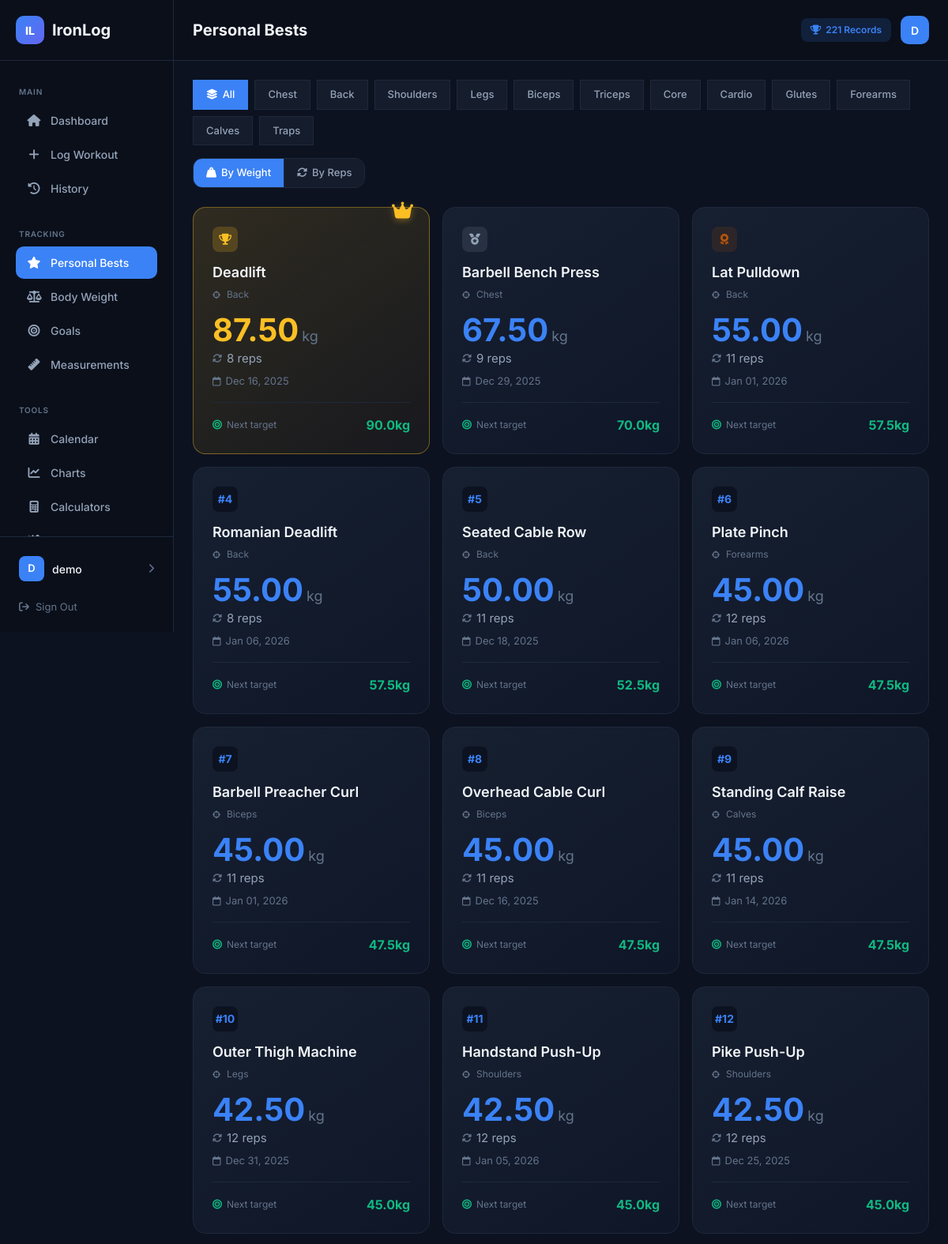
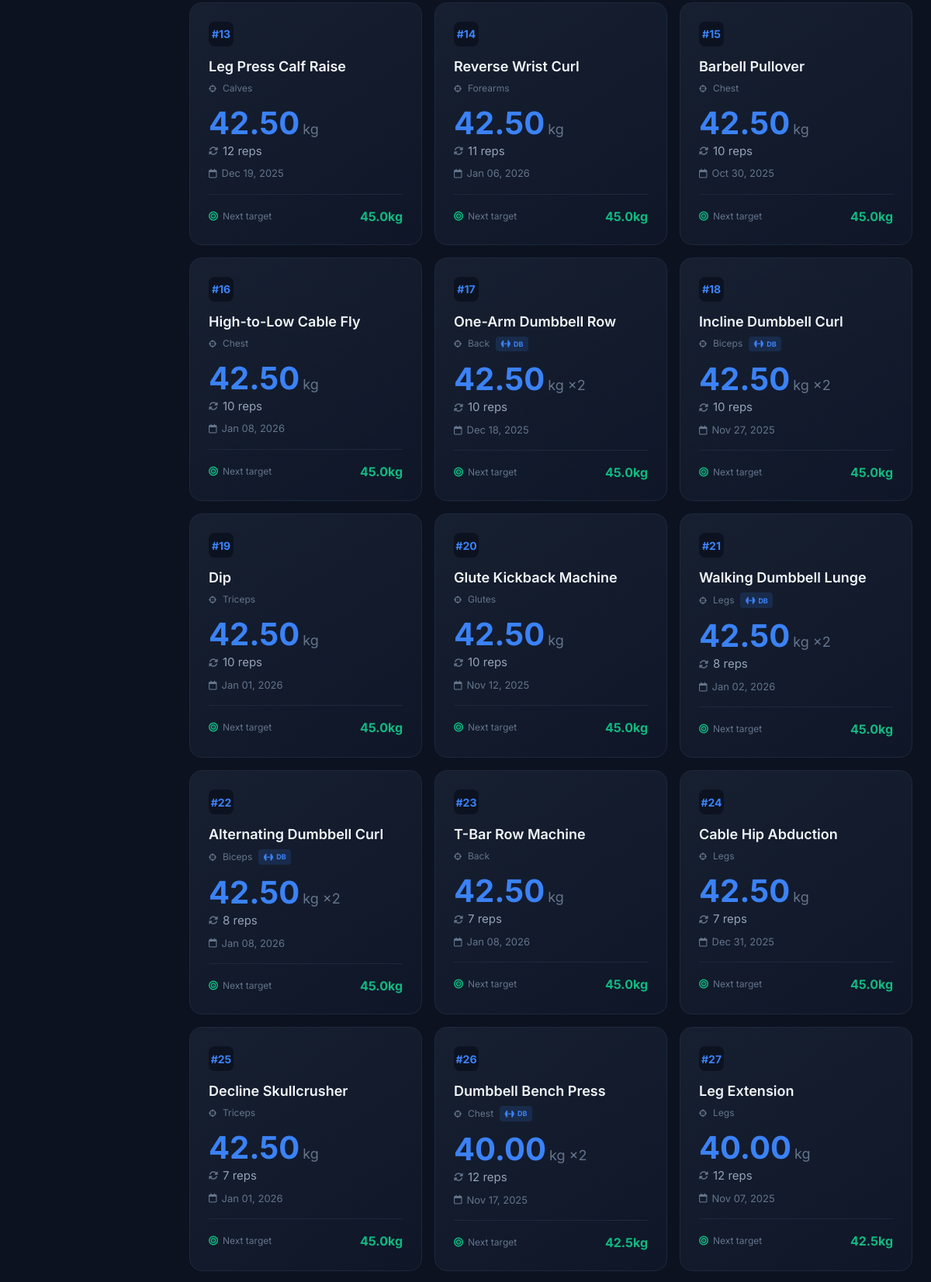
Page /personal-bests/ (signed in, upper part) on the committed database (2 pictures, top to bottom).
### workouts/models.py (models this page shows, shortened)
class Exercise(models.Model):
    MUSCLE_GROUPS = [
        ('chest', 'Chest'),
        ('back', 'Back'),
        ('shoulders', 'Shoulders'),
        ('legs', 'Legs'),
        ('biceps', 'Biceps'),
        ('triceps', 'Triceps'),
        ('core', 'Core'),
        ('cardio', 'Cardio'),
        ('glutes', 'Glutes'),
        ('forearms', 'Forearms'),
        ('calves', 'Calves'),
        ('traps', 'Traps'),
    ]
    name = models.CharField(max_length=100)
    muscle_group = models.CharField(max_length=20, choices=MUSCLE_GROUPS)
    equipment = models.CharField(max_length=50, blank=True, default='')
    description = models.TextField(blank=True, default='')
    instructions = models.TextField(blank=True, default='')  # Store as JSON list
    user = models.ForeignKey(User, on_delete=models.CASCADE, null=True, blank=True)  # null = shared exercise
    class Meta:
        ordering = ['muscle_group', 'name']
    def is_dumbbell(self):
        return self.equipment.lower() == 'dumbbell' if self.equipment else False

class Set(models.Model):
    workout = models.ForeignKey(Workout, on_delete=models.CASCADE, related_name='sets')
    exercise = models.ForeignKey(Exercise, on_delete=models.CASCADE, related_name='sets')
    set_number = models.PositiveIntegerField(default=1)
    weight = models.DecimalField(max_digits=6, decimal_places=2)  # Weight per hand for dumbbells
    reps = models.PositiveIntegerField()
    notes = models.CharField(max_length=200, blank=True, default='')
    created_at = models.DateTimeField(auto_now_add=True)
    class Meta:
        ordering = ['created_at']

class Workout(models.Model):
    user = models.ForeignKey(User, on_delete=models.CASCADE, null=True, blank=True)
    date = models.DateField(default=timezone.now)
    muscle_groups = models.CharField(max_length=100, default='')
    notes = models.TextField(blank=True, default='')
    duration_minutes = models.PositiveIntegerField(null=True, blank=True)
    created_at = models.DateTimeField(auto_now_add=True)
    class Meta:
        ordering = ['-date', '-created_at']

### workouts/views.py (the view)
# urls.py: path('personal-bests/', views.PersonalBestsView.as_view(), name='personal_bests'),
class PersonalBestsView(LoginRequiredMixin, View):
    def get(self, request):
        user = request.user
        sort_by = request.GET.get('sort', 'weight')
        filter_group = request.GET.get('group', '')
        exercises_qs = Exercise.objects.filter(
            Q(user=user) | Q(user__isnull=True)
        ).annotate(
            set_count=Count('sets', filter=Q(sets__workout__user=user)),
            max_weight=Max('sets__weight', filter=Q(sets__workout__user=user)),
            max_reps=Max('sets__reps', filter=Q(sets__workout__user=user))
        ).filter(set_count__gt=0)
        if filter_group:
            exercises_qs = exercises_qs.filter(muscle_group=filter_group)
        exercise_ids = list(exercises_qs.values_list('id', flat=True))
        if sort_by == 'reps':
            from django.db.models import Window, F
            from django.db.models.functions import RowNumber
            best_sets = Set.objects.filter(
                workout__user=user,
                exercise_id__in=exercise_ids
            ).select_related('workout', 'exercise').order_by('exercise_id', '-reps', '-weight')
        else:
            best_sets = Set.objects.filter(
                workout__user=user,
                exercise_id__in=exercise_ids
            ).select_related('workout', 'exercise').order_by('exercise_id', '-weight', '-reps')
        seen_exercises = set()
        pb_by_exercise = {}
        for s in best_sets:
            if s.exercise_id not in seen_exercises:
                seen_exercises.add(s.exercise_id)
                pb_by_exercise[s.exercise_id] = s
        personal_bests = []
        for exercise in exercises_qs:
            pb = pb_by_exercise.get(exercise.id)
            if pb:
                suggestion = float(pb.weight) + 2.5 if pb.weight else None
                personal_bests.append({
                    'exercise': exercise,
                    'weight': pb.weight,
                    'reps': pb.reps,
                    'date': pb.workout.date,
                    'suggestion': suggestion
                })
        if sort_by == 'reps':
            personal_bests.sort(key=lambda x: (x['reps'] or 0, x['weight'] or 0), reverse=True)
        else:
            personal_bests.sort(key=lambda x: (x['weight'] or 0, x['reps'] or 0), reverse=True)
        context = {
            'personal_bests': personal_bests,
            'sort_by': sort_by,
            'filter_group': filter_group,
            'muscle_groups': Exercise.MUSCLE_GROUPS,
        }
        return render(request, 'workouts/personal_bests.html', context)

### templates/workouts/personal_bests.html (shortened to what this page needs)
{% extends 'base.html' %}
{% block page_title %}Personal Bests{% endblock %}
{% block header_actions %}
<span class="badge badge-primary"><i class="fa-solid fa-trophy"></i> {{ personal_bests|length }} Records</span>
{% endblock %}
{% block content %}
<div class="filters-bar">
    <div class="filter-chips">
        <a href="{% url 'personal_bests' %}?sort={{ sort_by }}" class="chip {% if not filter_group %}active{% endif %}">
            <i class="fa-solid fa-layer-group"></i> All
        </a>
        {% for value, label in muscle_groups %}
        <a href="{% url 'personal_bests' %}?group={{ value }}&sort={{ sort_by }}" class="chip {% if filter_group == value %}active{% endif %}">{{ label }}</a>
        {% endfor %}
    </div>
    <div class="sort-toggle">
        <a href="{% url 'personal_bests' %}?sort=weight{% if filter_group %}&group={{ filter_group }}{% endif %}" class="toggle-btn {% if sort_by == 'weight' %}active{% endif %}">
            <i class="fa-solid fa-weight-hanging"></i> By Weight
        </a>
        <a href="{% url 'personal_bests' %}?sort=reps{% if filter_group %}&group={{ filter_group }}{% endif %}" class="toggle-btn {% if sort_by == 'reps' %}active{% endif %}">
            <i class="fa-solid fa-rotate"></i> By Reps
        </a>
    </div>
</div>
{% if personal_bests %}
<div class="pr-grid">
    {% for pb in personal_bests %}
    <a href="{% url 'exercise_progress' pb.exercise.id %}" class="pr-card {% if forloop.first %}featured{% endif %}">
        {% if forloop.first %}
        <div class="pr-crown"><i class="fa-solid fa-crown"></i></div>
        {% endif %}
        <div class="pr-rank-badge">
            {% if forloop.first %}<i class="fa-solid fa-trophy"></i>
            {% elif forloop.counter == 2 %}<i class="fa-solid fa-medal"></i>
            {% elif forloop.counter == 3 %}<i class="fa-solid fa-award"></i>
            {% else %}#{{ forloop.counter }}{% endif %}
        </div>
        <div class="pr-exercise">{{ pb.exercise.name }}</div>
        <div class="pr-muscle">
            <i class="fa-solid fa-crosshairs"></i>
            {{ pb.exercise.get_muscle_group_display }}
            {% if pb.exercise.is_dumbbell %}<span class="pr-dumbbell-tag"><i class="fa-solid fa-dumbbell"></i> DB</span>{% endif %}
        </div>
        <div class="pr-main">
            <span class="pr-weight">{{ pb.weight }}</span>
            <span class="pr-unit">kg{% if pb.exercise.is_dumbbell %} ×2{% endif %}</span>
        </div>
        <div class="pr-reps"><i class="fa-solid fa-rotate"></i> {{ pb.reps }} reps</div>
        <div class="pr-date"><i class="fa-regular fa-calendar"></i> {{ pb.date|date:"M d, Y" }}</div>
        {% if pb.suggestion %}
        <div class="pr-next">
            <span class="pr-next-label"><i class="fa-solid fa-bullseye"></i> Next target</span>
            <span class="pr-next-value">{{ pb.suggestion }}kg</span>
        </div>
        {% endif %}
    </a>
    {% endfor %}
</div>
{% endif %}
{% endblock %}

### templates/base.html (shortened to what this page needs)
<!DOCTYPE html>
<html lang="en">
<head>
    <link rel="stylesheet" href="https://cdnjs.cloudflare.com/ajax/libs/font-awesome/6.5.1/css/all.min.css">
</head>
<body>
    <div class="app">
        <aside class="sidebar" id="sidebar">
            <div class="sidebar-header">
                <a href="{% url 'dashboard' %}" class="logo">
                    <span class="logo-icon">IL</span>
                    <span class="logo-text">IronLog</span>
                </a>
            </div>
            <nav class="sidebar-nav">
                <div class="nav-section">
                    <div class="nav-label">Main</div>
                    <a href="{% url 'dashboard' %}" class="nav-item {% if request.path == '/' %}active{% endif %}">
                        <i class="fa-solid fa-house"></i> Dashboard
                    </a>
                    <a href="{% url 'log_workout' %}" class="nav-item {% if 'log' in request.path %}active{% endif %}">
                        <i class="fa-solid fa-plus"></i> Log Workout
                    </a>
                    <a href="{% url 'history' %}" class="nav-item {% if 'history' in request.path %}active{% endif %}">
                        <i class="fa-solid fa-clock-rotate-left"></i> History
                    </a>
                </div>
                <div class="nav-section">
                    <div class="nav-label">Tracking</div>
                    <a href="{% url 'personal_bests' %}" class="nav-item {% if 'personal-bests' in request.path %}active{% endif %}">
                        <i class="fa-solid fa-star"></i> Personal Bests
                    </a>
                    <a href="{% url 'bodyweight' %}" class="nav-item {% if 'bodyweight' in request.path %}active{% endif %}">
                        <i class="fa-solid fa-scale-balanced"></i> Body Weight
                    </a>
                    <a href="{% url 'goals' %}" class="nav-item {% if 'goals' in request.path %}active{% endif %}">
                        <i class="fa-solid fa-bullseye"></i> Goals
                    </a>
                    <a href="{% url 'measurements' %}" class="nav-item {% if 'measurements' in request.path %}active{% endif %}">
                        <i class="fa-solid fa-ruler"></i> Measurements
                    </a>
                </div>
                <div class="nav-section">
                    <div class="nav-label">Tools</div>
                    <a href="{% url 'calendar' %}" class="nav-item {% if 'calendar' in request.path %}active{% endif %}">
                        <i class="fa-solid fa-calendar-days"></i> Calendar
                    </a>
                    <a href="{% url 'charts' %}" class="nav-item {% if 'charts' in request.path %}active{% endif %}">
                        <i class="fa-solid fa-chart-line"></i> Charts
                    </a>
                    <a href="{% url 'calculator' %}" class="nav-item {% if 'calculator' in request.path %}active{% endif %}">
                        <i class="fa-solid fa-calculator"></i> Calculators
                    </a>
                    <a href="{% url 'recommendations' %}" class="nav-item {% if 'recommendations' in request.path %}active{% endif %}">
                        <i class="fa-solid fa-wand-magic-sparkles"></i> Recommendations
                    </a>
                </div>
            </nav>
            <div class="sidebar-footer">
                {% if user.is_authenticated %}
                <a href="{% url 'profile' %}" class="user-info" title="View profile">
                    <div class="user-avatar">{{ user.username|slice:":1"|upper }}</div>
                    <span class="user-name">{{ user.username }}</span>
                    <i class="fa-solid fa-chevron-right" style="color: var(--text-muted); font-size: 0.75rem;"></i>
                </a>
                <form method="post" action="{% url 'logout' %}" style="margin: 0;">
                    <button type="submit" class="logout-link">
                        <i class="fa-solid fa-arrow-right-from-bracket"></i> Sign Out
                    </button>
                </form>
                {% endif %}
            </div>
        </aside>
        <main class="main">
            <header class="header">
                <div style="display: flex; align-items: center; gap: 0.75rem;">
                    <h1 class="header-title">{% block page_title %}Dashboard{% endblock %}</h1>
                </div>
                <div class="header-actions">
                    {% block header_actions %}{% endblock %}
                    {% if user.is_authenticated %}
                    <div class="header-user" title="{{ user.username }}">{{ user.username|slice:":1"|upper }}</div>
                    {% endif %}
                </div>
            </header>
            <div class="content">
                {% block content %}{% endblock %}
            </div>
        </main>
    </div>
</body>
</html>

### rows in the picture
Exercise: exercise.name "Deadlift", exercise.muscle_group "Back", weight "87.50", reps "8", date "Dec 16, 2025", suggestion "90.0"
Exercise: exercise.name "Barbell Bench Press", exercise.muscle_group "Chest", weight "67.50", reps "9", date "Dec 29, 2025", suggestion "70.0"
Exercise: exercise.name "Lat Pulldown", exercise.muscle_group "Back", weight "55.00", reps "11", date "Jan 01, 2026", suggestion "57.5"
Exercise: exercise.name "Romanian Deadlift", exercise.muscle_group "Back", weight "55.00", reps "8", date "Jan 06, 2026", suggestion "57.5"
Exercise: exercise.name "Seated Cable Row", exercise.muscle_group "Back", weight "50.00", reps "11", date "Dec 18, 2025", suggestion "52.5"
Exercise: exercise.name "Plate Pinch", exercise.muscle_group "Forearms", weight "45.00", reps "12", date "Jan 06, 2026", suggestion "47.5"
Exercise: exercise.name "Barbell Preacher Curl", exercise.muscle_group "Biceps", weight "45.00", reps "11", date "Jan 01, 2026", suggestion "47.5"
Exercise: exercise.name "Overhead Cable Curl", exercise.muscle_group "Biceps", weight "45.00", reps "11", date "Dec 16, 2025", suggestion "47.5"
Exercise: exercise.name "Standing Calf Raise", exercise.muscle_group "Calves", weight "45.00", reps "11", date "Jan 14, 2026", suggestion "47.5"
Exercise: exercise.name "Outer Thigh Machine", exercise.muscle_group "Legs", weight "42.50", reps "12", date "Dec 31, 2025", suggestion "45.0"
Exercise: exercise.name "Handstand Push-Up", exercise.muscle_group "Shoulders", weight "42.50", reps "12", date "Jan 05, 2026", suggestion "45.0"
Exercise: exercise.name "Pike Push-Up", exercise.muscle_group "Shoulders", weight "42.50", reps "12", date "Dec 25, 2025", suggestion "45.0"
Exercise: exercise.name "Leg Press Calf Raise", exercise.muscle_group "Calves", weight "42.50", reps "12", date "Dec 19, 2025", suggestion "45.0"
Exercise: exercise.name "Reverse Wrist Curl", exercise.muscle_group "Forearms", weight "42.50", reps "11", date "Jan 06, 2026", suggestion "45.0"
Exercise: exercise.name "Barbell Pullover", exercise.muscle_group "Chest", weight "42.50", reps "10", date "Oct 30, 2025", suggestion "45.0"
Exercise: exercise.name "High-to-Low Cable Fly", exercise.muscle_group "Chest", weight "42.50", reps "10", date "Jan 08, 2026", suggestion "45.0"
Exercise: exercise.name "One-Arm Dumbbell Row", exercise.muscle_group "Back", equipment "DB", weight "42.50", reps "10", date "Dec 18, 2025", suggestion "45.0"
Exercise: exercise.name "Incline Dumbbell Curl", exercise.muscle_group "Biceps", equipment "DB", weight "42.50", reps "10", date "Nov 27, 2025", suggestion "45.0"
Exercise: exercise.name "Dip", exercise.muscle_group "Triceps", weight "42.50", reps "10", date "Jan 01, 2026", suggestion "45.0"
Exercise: exercise.name "Glute Kickback Machine", exercise.muscle_group "Glutes", weight "42.50", reps "10", date "Nov 12, 2025", suggestion "45.0"
Exercise: exercise.name "Walking Dumbbell Lunge", exercise.muscle_group "Legs", equipment "DB", weight "42.50", reps "8", date "Jan 02, 2026", suggestion "45.0"
Exercise: exercise.name "Alternating Dumbbell Curl", exercise.muscle_group "Biceps", equipment "DB", weight "42.50", reps "8", date "Jan 08, 2026", suggestion "45.0"
Exercise: exercise.name "T-Bar Row Machine", exercise.muscle_group "Back", weight "42.50", reps "7", date "Jan 08, 2026", suggestion "45.0"
Exercise: exercise.name "Cable Hip Abduction", exercise.muscle_group "Legs", weight "42.50", reps "7", date "Dec 31, 2025", suggestion "45.0"
Exercise: exercise.name "Decline Skullcrusher", exercise.muscle_group "Triceps", weight "42.50", reps "7", date "Jan 01, 2026", suggestion "45.0"
Exercise: exercise.name "Dumbbell Bench Press", exercise.muscle_group "Chest", equipment "DB", weight "40.00", reps "12", date "Nov 17, 2025", suggestion "42.5"
Exercise: exercise.name "Leg Extension", exercise.muscle_group "Legs", weight "40.00", reps "12", date "Nov 07, 2025", suggestion "42.5"

### other values in the picture
{{ user.username|slice:":1"|upper }} "D"
{{ user.username }} "demo"
{{ personal_bests|length }} "221"
{{ label }} "Chest" "Back" "Shoulders" "Legs" "Biceps" "Triceps" "Core" "Cardio" "Glutes" "Forearms" "Calves" "Traps"
